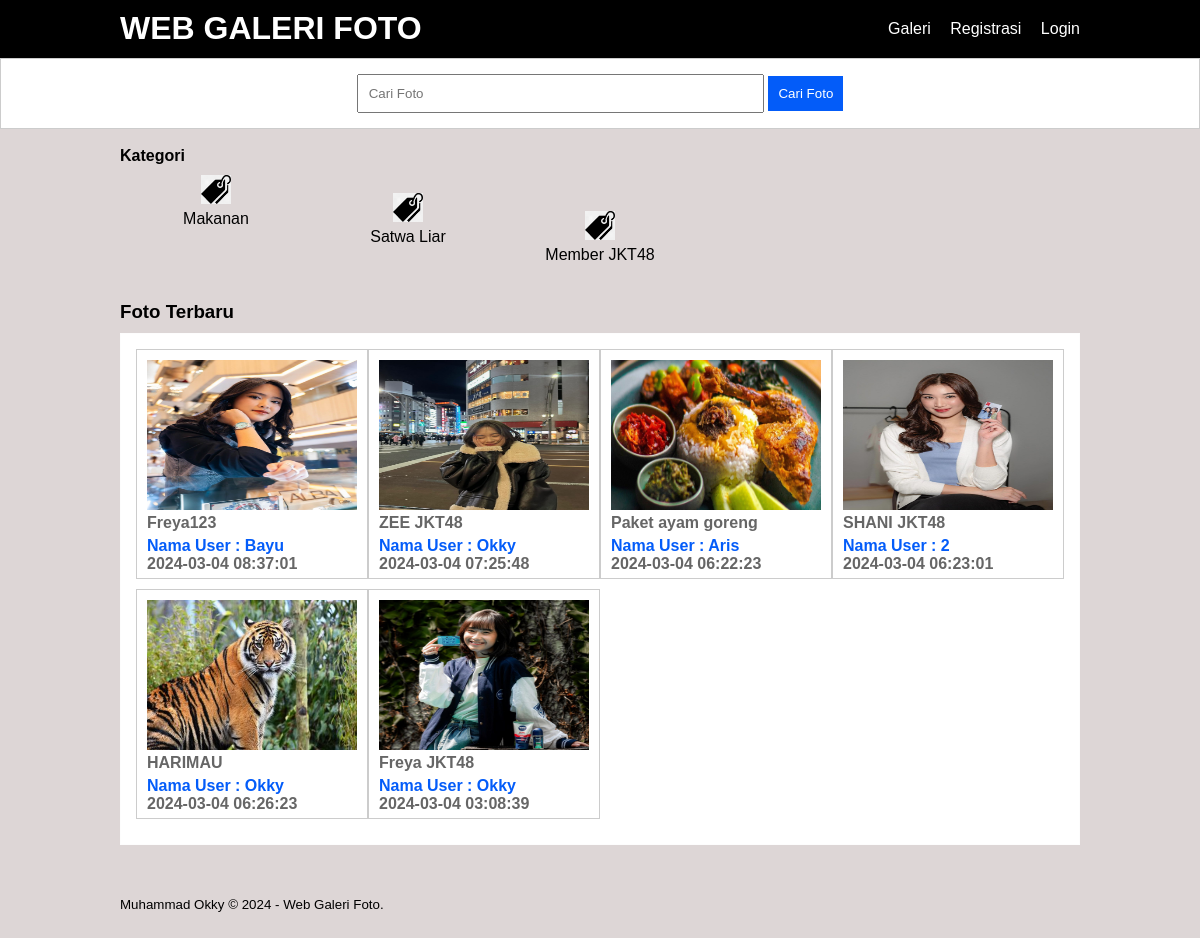
The page / on the database its author committed.
### tables this page shows
CREATE TABLE `tb_category` (
  `category_id` int(11) NOT NULL,
  `category_name` varchar(25) NOT NULL
);

CREATE TABLE `tb_image` (
  `image_id` int(11) NOT NULL,
  `category_id` int(11) NOT NULL,
  `category_name` varchar(100) NOT NULL,
  `admin_id` int(11) NOT NULL,
  `admin_name` varchar(100) NOT NULL,
  `image_name` varchar(100) NOT NULL,
  `image_description` text NOT NULL,
  `image` varchar(100) NOT NULL,
  `image_status` tinyint(1) NOT NULL,
  `date_created` timestamp NOT NULL DEFAULT current_timestamp() ON UPDATE current_timestamp()
);

### index.php (the view, shortened to what this page needs)
<?php
    include 'db.php';
?>
<!DOCTYPE html>
<head>
<link rel="stylesheet" type="text/css" href="css/style.css">
</head>
<body>
    <header>
        <div class="container">
        <h1><a href="index.php">WEB GALERI FOTO</a></h1>
        <ul>
            <li><a href="galeri.php">Galeri</a></li>
           <li><a href="registrasi.php">Registrasi</a></li>
           <li><a href="login.php">Login</a></li>
        </ul>
        </div>
    </header>
    <div class="search">
        <div class="container">
            <form action="galeri.php">
                <input type="text" name="search" placeholder="Cari Foto" />
                <input type="submit" name="cari" value="Cari Foto" />
            </form>
        </div>
    </div>
      <br>  <div class="container">
            <h4>Kategori</h4>
            <div class="">
                <?php
                    $kategori = mysqli_query($conn, "SELECT * FROM tb_category ORDER BY category_id DESC");
                    if(mysqli_num_rows($kategori) > 0){
                        while($k = mysqli_fetch_array($kategori)){
                ?>
                    <a href="galeri.php?kat=<?php echo $k['category_id'] ?>">
                        <div class="col-5">
                            <img src="img/iconkategori (2).png" width="30px" style="margin-bottom:2px;" />
                        <p><?php echo $k['category_name'] ?></p>
                    </a>
                </div></br>
                    <?php }}else{ ?>
                        <p>Kategori tidak ada</p>
                        <?php } ?>
    <div class="container">
        <h3>Foto Terbaru</h3>
        <div class="box">
            <?php
              $foto = mysqli_query($conn, "SELECT * FROM tb_image WHERE image_status = 1 ORDER BY image_id DESC LIMIT 8");
			  if(mysqli_num_rows($foto) > 0){
				  while($p = mysqli_fetch_array($foto)){
		  ?>
          <a href="detail-image.php?id=<?php echo $p['image_id'] ?>">
          <div class="col-4">
              <img src="foto/<?php echo $p['image'] ?>" height="150px" />
              <p class="nama"><?php echo substr($p['image_name'], 0, 30)  ?></p>
              <p class="admin">Nama User : <?php echo $p['admin_name'] ?></p>
              <p class="nama"><?php echo $p['date_created']  ?></p>
          </div>
          </a>
          <?php }}else{ ?>
              <p>Foto tidak ada</p>
          <?php } ?>
       </div>
    </div>
     <footer>
        <div class="container">
            <small>Muhammad Okky &copy; 2024 - Web Galeri Foto.</small>
        </div>
    </footer>
</body>
</html>

### css/style.css (style rules this page uses)
* { padding:0; margin:0; font-family:'Quicksand', sans-serif; }
body { background-color:#ddd6d6; }
a { color: inherit; text-decoration:none; }
header { background-color: #000000; color: #ffffff; }
header h1 { float:left; padding:10px 0; }
header ul { float:right; }
header ul li { display:inline-block; }
header ul li a { padding:20px 0 20px 15px; display: inline-block; }
footer { padding:25px 0; }
.container { width: 80%; margin: 0 auto; }
.container:after { content:''; display: block; clear:both; }
.box { background-color: #ffffff; border:1px solid #fdfdfd; padding:15px; box-sizing: border-box; margin:10px 0 25px 0; }
.box:after { content: ''; display: block; clear: both; }
.search { padding:15px 0; background-color: #fff; border:1px solid #ccc; text-align: center; }
.search input[type=text] { width: 40%; padding:10px; }
.search input[type=submit] { padding:10px 10px; background-color: #035CF9; color: #fff; border:none; cursor:pointer; }
.col-5 { width:20%; height:100px; text-align: center; float: left; padding:10px; box-sizing: border-box; }
.col-4 { width:25%; height: 230px; border:1px solid #ccc; float: left; padding:10px; box-sizing: border-box; margin-bottom: 10px; }
.col-4 img { width: 100%; }
.col-4 .nama { font-weight: bold; color: #666; margin-bottom: 5px; }
.col-4 .admin { font-weight: bold; color: #035CF9; }

### rows shown on the page
tb_category: category_name "Makanan"
tb_category: category_name "Satwa Liar"
tb_category: category_name "Member JKT48"
tb_image: image (picture), image_name "Freya123", admin_name "Bayu", date_created "2024-03-04 08:37:01"
tb_image: image (picture), image_name "ZEE JKT48", admin_name "Okky", date_created "2024-03-04 07:25:48"
tb_image: image (picture), image_name "Paket ayam goreng", admin_name "Aris", date_created "2024-03-04 06:22:23"
tb_image: image (picture), image_name "SHANI JKT48", admin_name "2", date_created "2024-03-04 06:23:01"
tb_image: image (picture), image_name "HARIMAU", admin_name "Okky", date_created "2024-03-04 06:26:23"
tb_image: image (picture), image_name "Freya JKT48", admin_name "Okky", date_created "2024-03-04 03:08:39"
